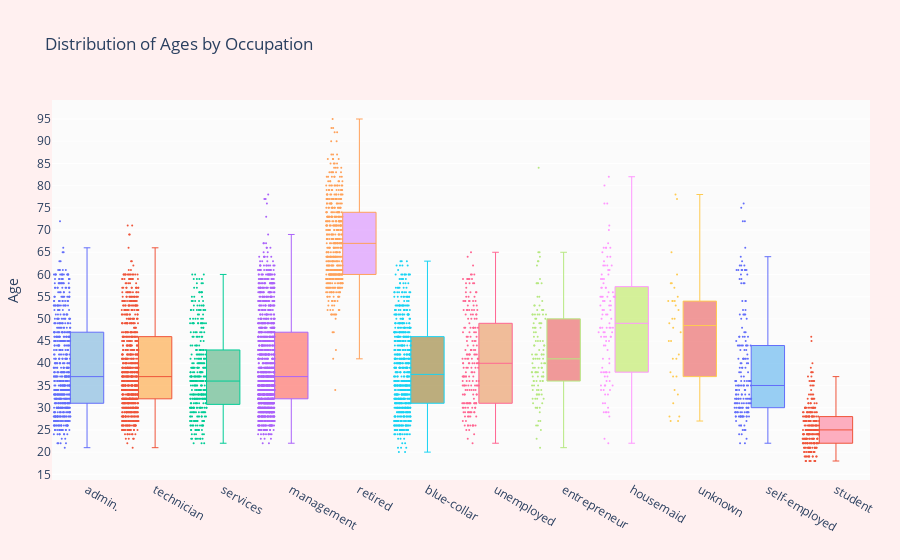

Notebook cell for this chart:
### Markdown cell above
### Distribution of Ages by Occupation

The following graph displays the distribution of ages per occupation. As expected, the retired are the ones who have the highest median age while student are the lowest.

### Code cell
# Now let's see which occupation tended to have more balance in their accounts

suscribed_df = df.loc[df["deposit"] == "yes"]


occupations = df["job"].unique().tolist()

ages_by_job = {job: suscribed_df["age"].loc[suscribed_df["job"] == job].values for job in occupations}

occupations = ages_by_job.keys()
ages = ages_by_job.values()

colors = [
    'rgba(93, 164, 214, 0.5)', 'rgba(255, 144, 14, 0.5)', 'rgba(44, 160, 101, 0.5)', 
    'rgba(255, 65, 54, 0.5)',  'rgba(207, 114, 255, 0.5)', 'rgba(127, 96, 0, 0.5)',
    'rgba(229, 126, 56, 0.5)', 'rgba(229, 56, 56, 0.5)', 'rgba(174, 229, 56, 0.5)', 
    'rgba(229, 56, 56, 0.5)', 'rgba(54, 162, 235, 0.5)', 'rgba(255, 99, 132, 0.5)'
]

traces = []

for xd, yd, cls in zip(occupations, ages, colors):
        traces.append(go.Box(
            y=yd,
            name=xd,
            boxpoints='all',
            jitter=0.5,
            whiskerwidth=0.2,
            fillcolor=cls,
            marker=dict(
                size=2,
            ),
            line=dict(width=1),
        ))

layout = go.Layout(
    title='Distribution of Ages by Occupation',
    yaxis=dict(autorange=True,showgrid=True,zeroline=True,dtick=5,gridcolor='rgb(255, 255, 255)',
        gridwidth=1,
        zerolinecolor='rgb(255, 255, 255)',
        zerolinewidth=2,
        title='Age'
    ),
    margin=dict(l=40,r=30,b=80,t=100),
    plot_bgcolor='rgb(251,251,251)',
    paper_bgcolor='rgb(255,240,240)',
    showlegend=False
)


fig = go.Figure(data=traces, layout=layout)
iplot(fig)

# Based on Janio Martinez Bachmann's code

### Figure 1 — Plotly figure (JSON) as saved in the notebook; plotly's stock layout.template omitted (floating-point values rounded to 4 significant figures; data arrays with more than 128 entries replaced by an {"elided": "..."} marker saying what was removed)
{"data": [{"boxpoints": "all", "fillcolor": "rgba(93, 164, 214, 0.5)", "jitter": 0.5, "line": {"width": 1}, "marker": {"size": 2}, "name": "admin.", "type": "box", "whiskerwidth": 0.2, "y": {"elided": "631 int values"}}, {"boxpoints": "all", "fillcolor": "rgba(255, 144, 14, 0.5)", "jitter": 0.5, "line": {"width": 1}, "marker": {"size": 2}, "name": "technician", "type": "box", "whiskerwidth": 0.2, "y": {"elided": "840 int values"}}, {"boxpoints": "all", "fillcolor": "rgba(44, 160, 101, 0.5)", "jitter": 0.5, "line": {"width": 1}, "marker": {"size": 2}, "name": "services", "type": "box", "whiskerwidth": 0.2, "y": {"elided": "369 int values"}}, {"boxpoints": "all", "fillcolor": "rgba(255, 65, 54, 0.5)", "jitter": 0.5, "line": {"width": 1}, "marker": {"size": 2}, "name": "management", "type": "box", "whiskerwidth": 0.2, "y": {"elided": "1301 int values"}}, {"boxpoints": "all", "fillcolor": "rgba(207, 114, 255, 0.5)", "jitter": 0.5, "line": {"width": 1}, "marker": {"size": 2}, "name": "retired", "type": "box", "whiskerwidth": 0.2, "y": {"elided": "516 int values"}}, {"boxpoints": "all", "fillcolor": "rgba(127, 96, 0, 0.5)", "jitter": 0.5, "line": {"width": 1}, "marker": {"size": 2}, "name": "blue-collar", "type": "box", "whiskerwidth": 0.2, "y": {"elided": "708 int values"}}, {"boxpoints": "all", "fillcolor": "rgba(229, 126, 56, 0.5)", "jitter": 0.5, "line": {"width": 1}, "marker": {"size": 2}, "name": "unemployed", "type": "box", "whiskerwidth": 0.2, "y": {"elided": "202 int values"}}, {"boxpoints": "all", "fillcolor": "rgba(229, 56, 56, 0.5)", "jitter": 0.5, "line": {"width": 1}, "marker": {"size": 2}, "name": "entrepreneur", "type": "box", "whiskerwidth": 0.2, "y": [23, 45, 30, 51, 53, 43, 47, 58, 42, 42, 36, 41, 40, 36, 33, 52, 33, 45, 35, 34, 30, 51, 46, 27, 40, 43, 35, 50, 38, 41, 38, 49, 50, 42, 48, 44, 46, 51, 27, 31, 45, 37, 39, 51, 30, 45, 38, 52, 41, 33, 30, 26, 26, 48, 34, 47, 51, 32, 36, 54, 52, 32, 51, 49, 35, 34, 34, 58, 39, 39, 37, 38, 37, 55, 38, 36, 52, 37, 42, 41, 44, 55, 39, 25, 53, 84, 51, 64, 53, 33, 65, 32, 63, 21, 38, 65, 33, 40, 40, 63, 44, 38, 49, 36, 42, 36, 32, 48, 41, 58, 59, 31, 49, 42, 39, 29, 50, 41, 62, 44, 37, 58, 48]}, {"boxpoints": "all", "fillcolor": "rgba(174, 229, 56, 0.5)", "jitter": 0.5, "line": {"width": 1}, "marker": {"size": 2}, "name": "housemaid", "type": "box", "whiskerwidth": 0.2, "y": [52, 53, 56, 41, 57, 47, 55, 35, 52, 46, 55, 39, 48, 53, 46, 44, 59, 55, 51, 59, 57, 34, 33, 34, 59, 48, 62, 65, 33, 41, 62, 76, 51, 23, 38, 47, 43, 35, 36, 38, 35, 58, 49, 70, 34, 45, 48, 63, 50, 52, 66, 76, 53, 38, 57, 71, 46, 66, 38, 64, 29, 80, 48, 38, 56, 55, 29, 46, 48, 66, 55, 82, 48, 48, 29, 67, 61, 61, 31, 47, 66, 45, 54, 55, 55, 60, 28, 62, 47, 31, 50, 40, 54, 54, 46, 29, 64, 30, 62, 36, 37, 60, 57, 37, 51, 44, 22, 35, 38]}, {"boxpoints": "all", "fillcolor": "rgba(229, 56, 56, 0.5)", "jitter": 0.5, "line": {"width": 1}, "marker": {"size": 2}, "name": "unknown", "type": "box", "whiskerwidth": 0.2, "y": [49, 52, 60, 31, 34, 28, 37, 58, 50, 45, 41, 47, 65, 38, 54, 41, 53, 54, 42, 54, 27, 77, 54, 50, 55, 48, 28, 27, 45, 58, 33, 37, 78, 57]}, {"boxpoints": "all", "fillcolor": "rgba(54, 162, 235, 0.5)", "jitter": 0.5, "line": {"width": 1}, "marker": {"size": 2}, "name": "self-employed", "type": "box", "whiskerwidth": 0.2, "y": {"elided": "187 int values"}}, {"boxpoints": "all", "fillcolor": "rgba(255, 99, 132, 0.5)", "jitter": 0.5, "line": {"width": 1}, "marker": {"size": 2}, "name": "student", "type": "box", "whiskerwidth": 0.2, "y": {"elided": "269 int values"}}], "layout": {"margin": {"b": 80, "l": 40, "r": 30, "t": 100}, "paper_bgcolor": "rgb(255,240,240)", "plot_bgcolor": "rgb(251,251,251)", "showlegend": false, "title": {"text": "Distribution of Ages by Occupation"}, "yaxis": {"autorange": true, "dtick": 5, "gridcolor": "rgb(255, 255, 255)", "gridwidth": 1, "showgrid": true, "title": {"text": "Age"}, "zeroline": true, "zerolinecolor": "rgb(255, 255, 255)", "zerolinewidth": 2}}}
